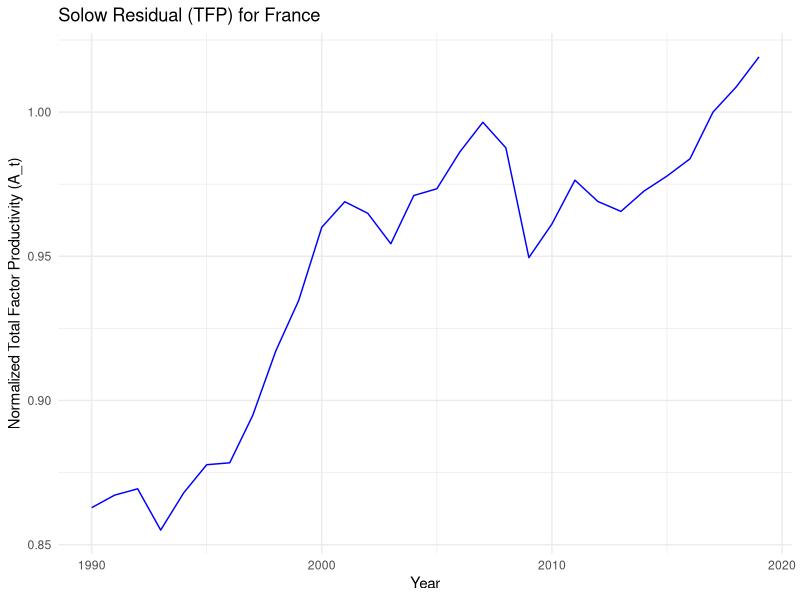
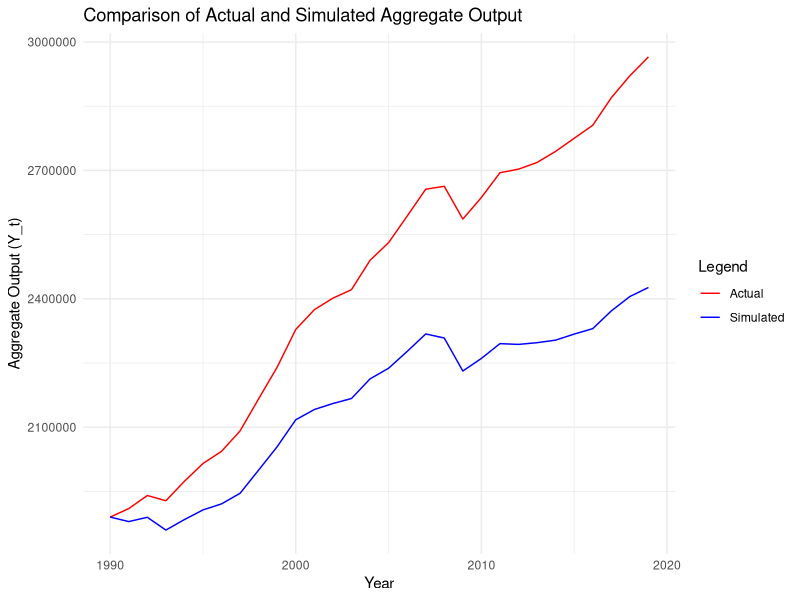

The R script that drew these images, in order:
# Macro Project 2 Part 1


#a 
library(dplyr)

library(ggplot2)

data <- read.csv("France Data.csv")

data <- data %>%
  mutate(Yt = as.numeric(gsub("[$,]", "", Yt)),
         Kt = as.numeric(gsub("[$,]", "", Kt)),
         Lt = as.numeric(gsub("[$,]", "", Lt)))
data <- data %>%
  select(-c(X,X.1,X.2))

# Base year is 2017

alpha <- 0.33

# Compute Solow Residual (logA_t)
data <- data %>%
  mutate(log_At = log(Yt) - alpha * log(Kt) - (1 - alpha) * log(Lt),
         At = exp(log_At))  # Convert back to levels

head(data)



# Choose 2017 as base year
base_year <- 2017
A_base <- data %>% filter(Year == base_year) %>% pull(At)

# Normalize A_t relative to base year
data <- data %>%
  mutate(At_norm = At / A_base)

# View normalized values
head(data)


# Question 3
#Can you run a regression?

# No, cannot directly run an OLS regression because of multicolniarity or biased estimate



ggplot(data, aes(x = Year, y = At_norm)) +
  geom_line(color = "blue") +
  theme_minimal() +
  labs(title = "Solow Residual (TFP) for France",
       x = "Year", y = "Normalized Total Factor Productivity (A_t)")


# Question 4 

#analyzing the trend of At we see high growth in productive after 1995 which continues upward trajectory to 2008 financial crisis and then
# rebounds to new highs during the recovery. 
# The introduction of computers, and internet technology is a likely explanation of the rise of productivity in France 

# Load required library
library(dplyr)
library(ggplot2)

# Ensure Year is numeric
data <- data %>%
  mutate(Year = as.numeric(Year))

# Define parameters
alpha <- 0.33   # Capital elasticity
s <- 0.22       # Savings rate
delta <- 0.06   # Depreciation rate

# Compute initial capital per worker (k0) for the first year in the dataset
initial_year <- min(data$Year, na.rm = TRUE)  # Start from earliest year
k0 <- data %>% filter(Year == initial_year) %>% pull(Kt) / data %>% filter(Year == initial_year) %>% pull(Lt)

# Check if k0 is valid
if (is.na(k0) | length(k0) == 0) {
  stop("Error: k0 is missing. Check that the dataset contains valid values for Kt and Lt.")
}

# Initialize simulation for all years
num_years <- nrow(data)
k_t <- k0
k_path <- numeric(num_years)
k_path[1] <- k0  # Set initial value

# Simulate the path of k_t year by year
for (t in 2:num_years) {
  A_t <- data$At[t]  # Use actual A_t from data for each year
  k_t <- s * A_t * k_t^alpha + (1 - delta) * k_t  # Capital accumulation equation
  k_path[t] <- k_t
}

# Add k_t values to dataset
data <- data %>%
  mutate(kt = k_path)

# Compute aggregate output Y_t using the Solow production function
data <- data %>%
  mutate(Yt_simulated = At * kt^alpha * Lt)

# Compare simulated Y_t with actual Y_t
comparison <- data %>%
  select(Year, Yt, Yt_simulated)

# Print the updated comparison results
print(comparison)

# Plot actual vs simulated Y_t
ggplot(comparison, aes(x = Year)) +
  geom_line(aes(y = Yt, color = "Actual")) +
  geom_line(aes(y = Yt_simulated, color = "Simulated")) +
  theme_minimal() +
  labs(title = "Comparison of Actual and Simulated Aggregate Output",
       x = "Year", y = "Aggregate Output (Y_t)") +
  scale_color_manual(name = "Legend", values = c("Actual" = "red", "Simulated" = "blue"))




# --------------------------------------------------------------------------------------------------------

